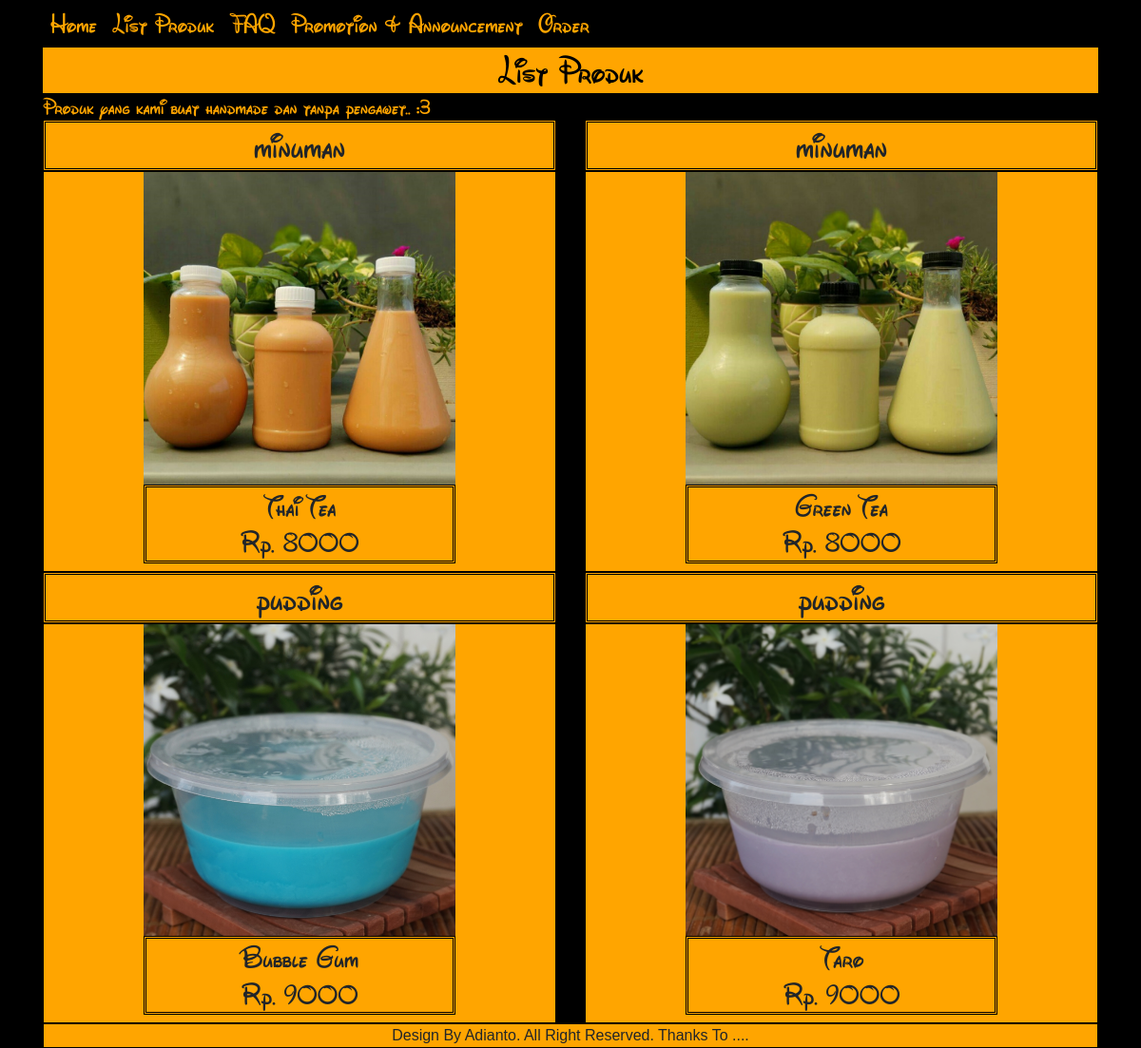
Screenshot of /listproduk.php with the database file from the repository.
### tables this page shows
CREATE TABLE `tbproduk` (
  `id` int(11) NOT NULL,
  `nama_produk` varchar(50) NOT NULL,
  `harga_produk` varchar(50) NOT NULL,
  `tipe_produk` varchar(50) NOT NULL,
  `foto_produk` varchar(50) NOT NULL
);

### listproduk.php (the view, shortened to what this page needs)
<?php
	$servername = "localhost";
	$username = "root";
	$password = "";
	$dbname = "phutea2";
	$conn = new mysqli($servername, $username, $password, $dbname);
    $sql = "SELECT * FROM tbproduk";
	$rows = $conn->query($sql);
?>
<!doctype html>
<html>
<head>
<?php include 'header.php' ?>
</head>
<body>
	<div class="container">
        <div class="col-12">
        	<?php include 'navbar.php' ?>
        </div>
        <div class = "col-12 p-0">
			<h1 class="text-center bgorange clblack walt m-0">List Produk</h1>
            <marquee class="bgblack clorange" scrollamount="5">
            <h4 class="walt m-0">
            	Produk yang kami buat handmade dan tanpa pengawet.. :3
            </h4>
            </marquee>
		</div>
    	<div class="row">
            <?php
            foreach($rows as $key=>$value) {
            ?>
        	<div class="col-lg-6 col-12">
            	<h1 class="walt text-center brdbblack m-0 bgorange"><?php echo $value["tipe_produk"]; ?></h1>
                <div class="d-flex flex-column bgorange brtsblack">
                	<div class="d-flex flex-row flex-wrap justify-content-center">
                    	<div class="col-8">
                        	<img class="w-100" src="gambar/produk/<?php echo $value["foto_produk"]; ?>"/>
                        </div>
                        <div class="col-8">
                        	<h2 class="walt text-center brdbblack bgorange"> <?php echo $value["nama_produk"]; ?><br>Rp. <?php echo $value["harga_produk"]; ?></h3>
                        </div>
                    </div>
                </div>
            </div>
            <?php  } ?>
        </div>
        <div class="col-12 p-0">
        	<?php include 'footer.php' ?>
        </div>
    </div>
</body>
</html>

### header.php (shortened to what this page needs)
<link rel='stylesheet' href='css/bootstrap.css' type='text/css'>
<link href='sendiri.css' type = 'text/css' rel='stylesheet'>

### navbar.php (shortened to what this page needs)
<nav class="walt row navbar navbar-expand-lg p-0 bgblack">
	<div class="collapse navbar-collapse text-center" id="navbarNav">
		<ul class="navbar-nav">
			<li class="nav-item">
				<a class="nav-link clorange" href="index.php"><h3 class="m-0">Home</h3></a>
			</li>
			<li class="nav-item">
				<a class="nav-link clorange" href="listproduk.php"><h3 class="m-0">List Produk</h3></a>
			</li>
			<li class="nav-item">
				<a class="nav-link clorange" href="carapesan.php"><h3 class="m-0">FAQ</h3></a>
			</li>
            <li class="nav-item">
				<a class="nav-link clorange" href="promo.php"><h3 class="m-0">Promotion & Announcement</h3></a>
			</li>
            <li class="nav-item">
				<a class="nav-link clorange" href="cek.php"><h3 class="m-0">Order</h3></a>
			</li>
		</ul>
	</div>
</nav>

### footer.php
<footer class="text-center bgorange brtsblack">Design By Adianto. All Right Reserved. Thanks To ....</footer>

### sendiri.css (style rules this page uses)
.walt { font-family:'Walt Disney Script v4.1'; }
.brtsblack { border: black thin solid; }
.clblack { color:black; }
body { background-color:black; }
.bgblack { background-color:black; }
.bgorange { background-color:orange; }
.clorange { color:orange; }
.brdbblack { border: double black; }
body { background-image:url(gambar/backgroundz.jpg); }

### rows the page displays
tbproduk: tipe_produk "minuman", foto_produk (picture), nama_produk "Thai Tea", harga_produk "8000"
tbproduk: tipe_produk "minuman", foto_produk (picture), nama_produk "Green Tea", harga_produk "8000"
tbproduk: tipe_produk "pudding", foto_produk (picture), nama_produk "Bubble Gum", harga_produk "9000"
tbproduk: tipe_produk "pudding", foto_produk (picture), nama_produk "Taro", harga_produk "9000"
